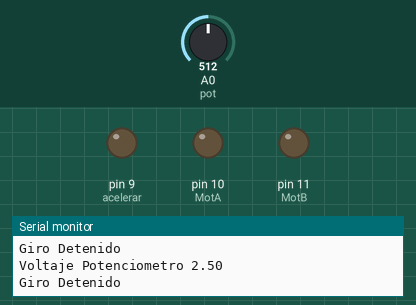
This sketch was run on a simulated Arduino Uno, built with avr-gcc and run on an emulated ATmega328P. On the bench: output pins drawn as LEDs (lit = HIGH), the last lines printed to the serial monitor. The inputs (shaded band) are chosen by the test bench; at power-on: A0 (pot) = 512.

Above: at 1.2 s.
1.3 s: A0 (pot) set to 596
4.3 s: A0 (pot) set to 614
At 5.0 s:
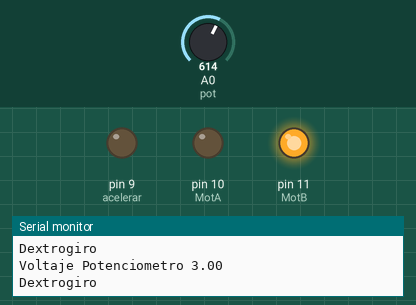
5.8 s: A0 (pot) set to 306
At 7.0 s:
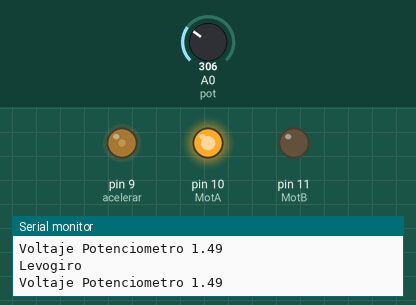
7.3 s: A0 (pot) set to 716
At 8.5 s:
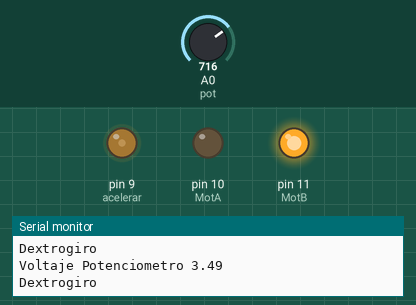
8.8 s: A0 (pot) set to 190
At 9.5 s:
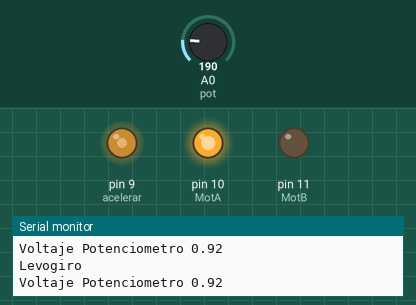
10.3 s: A0 (pot) set to 405
At 10.7 s:
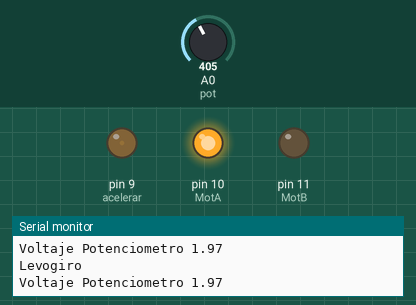
11.8 s: A0 (pot) set to 426
At 13.3 s:
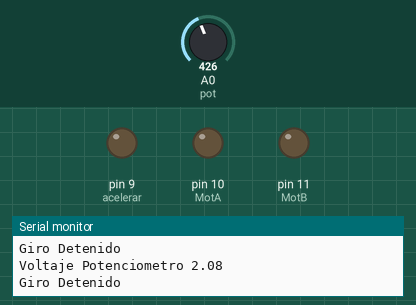
Timing chart, 0 to 14.8 s (numbered marks = the images above; inputs shaded):
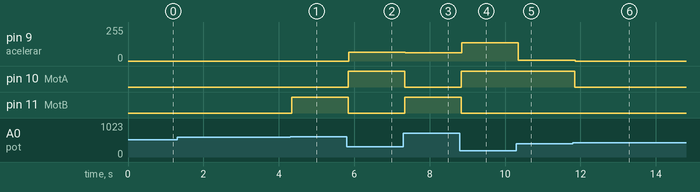

Measured:
- the behaviour switches between 613 and 614 on A0 (pot) (found by bisection; images 0 and 1)
- the behaviour switches between 411 and 412 on A0 (pot) (found by bisection; images 5 and 6)
- after the input at 4.3 s, pin 11 (MotB): LOW → HIGH at once
- after the input at 5.8 s, pin 9 (acelerar): 0/255 → 66/255 after 0.05 s; pin 10 (MotA): LOW → HIGH at once; pin 11 (MotB): HIGH → LOW at once
- after the input at 7.3 s, pin 9 (acelerar): 66/255 → 62/255 after 0.06 s; pin 10 (MotA): HIGH → LOW at once; pin 11 (MotB): LOW → HIGH at once
- after the input at 8.8 s, pin 9 (acelerar): 62/255 → 138/255 after 0.05 s; pin 10 (MotA): LOW → HIGH at once; pin 11 (MotB): HIGH → LOW at once
- after the input at 10.3 s, pin 9 (acelerar): 138/255 → 4/255 after 0.05 s
- after the input at 11.8 s, pin 9 (acelerar): 4/255 → 0/255 after 0.06 s; pin 10 (MotA): HIGH → LOW after 0.05 s

The sketch:

P5A3-ControlVelocidad.ino
```cpp
#define pot A0
#define MotA 10
#define MotB 11
#define acelerar 9


float potValue = 0;
float voltajePorcentaje = 0;

int pwm = 0;

void setup() {
  Serial.begin(9600);

  pinMode(MotA, OUTPUT);
  pinMode(MotB, OUTPUT);
  pinMode(acelerar, OUTPUT);
}

void loop() {
  potValue = analogRead(pot);

  // Mapeamos el valor del potenciometro de 0-500 para poder representar centésimas de volts.
  voltajePorcentaje = map(potValue, 0, 1023, 0, 500);

  Serial.print("Voltaje Potenciometro ");
  Serial.println(voltajePorcentaje/100);

  if (voltajePorcentaje >= 0 && voltajePorcentaje <= 200) {
    levogiro();
    pwm = map(voltajePorcentaje, 0, 200, 0, 255);
    analogWrite(acelerar, 255-pwm); // Hacemos 255-pwm para que empiece en la velocidad más alta y disminuya cuando se acerque a los 200 volts.
  } else if (voltajePorcentaje > 200 && voltajePorcentaje < 300) {
    girodetenido();
    analogWrite(acelerar, 0);
  } else if (voltajePorcentaje >= 300 && voltajePorcentaje <= 500) {
    dextrogiro();
    pwm = map(voltajePorcentaje, 300, 500, 0, 255);
    analogWrite(acelerar, pwm);
  }
}

void levogiro() {
  digitalWrite(MotA, HIGH);
  digitalWrite(MotB, LOW);
  Serial.println("Levogiro");
}

void dextrogiro() {
  digitalWrite(MotA, LOW);
  digitalWrite(MotB, HIGH);
  Serial.println("Dextrogiro");
}

void girodetenido() {
  digitalWrite(MotA, LOW);
  digitalWrite(MotB, LOW);
  Serial.println("Giro Detenido");
}
```
